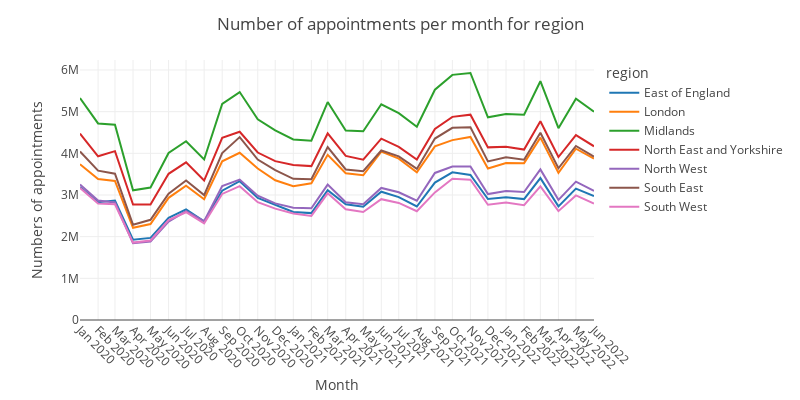

The code cell stored with this chart in its notebook:
### Markdown cell above
# Regions

### Code cell
data = ar.groupby(['appointment_month','region'])['count_of_appointments'].agg('sum').reset_index()

fig = px.line(data, x='appointment_month', y='count_of_appointments',
             template='none', color='region',width=800, height=400)
fig.update_xaxes(dtick="M1", tickangle=45)
fig.update_yaxes(rangemode="tozero")
fig.update_layout(title = 'Number of appointments per month for region', 
                  xaxis_title = "Month", yaxis_title = "Numbers of appointments")
fig.show()
